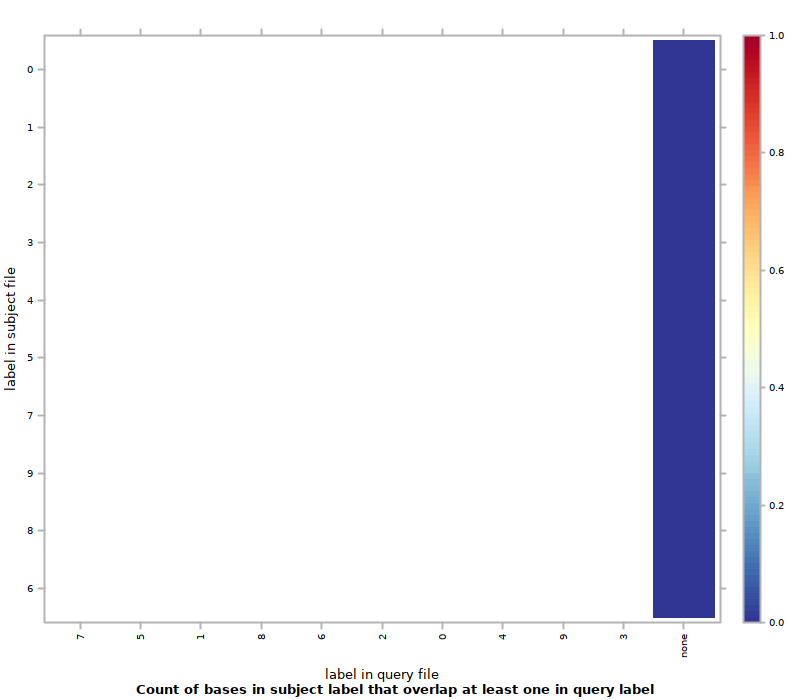

The R source for this figure:
#!/usr/bin/env Rscript
## transcript produced by Segtools 1.1.14

segtools.r.dirname <-
  system2("python",
          c("-c", "'import segtools; print segtools.get_r_dirname()'"),
          stdout = TRUE)

source(file.path(segtools.r.dirname, 'common.R'))
source(file.path(segtools.r.dirname, 'overlap.R'))
save.overlap.performance('./K5ex23rand100bp1bp/overlap-ordered', 'overlap.performance', './K5ex23rand100bp1bp/overlap-ordered/overlap.tab', row.normalize = 'FALSE', mnemonic_file = './K5ex23rand100bp1bp/overlap-direct/mnemonics1_new.txt', clobber = FALSE, col_mnemonic_file = './K5ex23rand100bp1bp/overlap-direct/mnemonics2_new.txt')
save.overlap.heatmap('./K5ex23rand100bp1bp/overlap-ordered', 'overlap', './K5ex23rand100bp1bp/overlap-ordered/overlap.tab', clobber = FALSE, col_mnemonic_file = './K5ex23rand100bp1bp/overlap-direct/mnemonics2_new.txt', cluster = FALSE, max_contrast = FALSE, row.normalize = 'FALSE', mnemonic_file = './K5ex23rand100bp1bp/overlap-direct/mnemonics1_new.txt')
